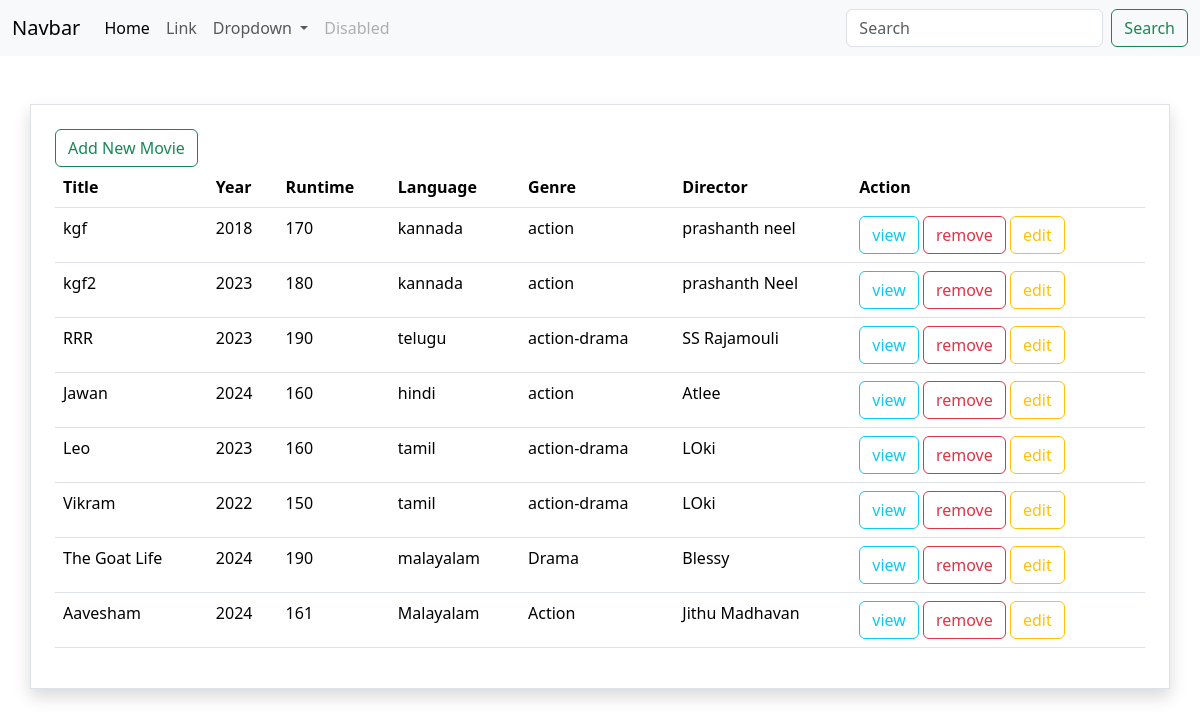
Screenshot of /movies/all with the database file from the repository.
### myapp/models.py (models this page shows, shortened)
class Movie(models.Model):
    title=models.CharField(max_length=200)
    year=models.CharField(max_length=200)
    director=models.CharField(max_length=200)
    run_time=models.PositiveIntegerField()
    language=models.CharField(max_length=200)
    genre=models.CharField(max_length=200)

### myapp/views.py (the view)
# urls.py: path('movies/all',views.MovieListView.as_view(),name="movie-list"),
class MovieListView(View):
    def get(self,request,*args,**kwargs):
        qs=Movie.objects.all()
        return render(request,"movielist.html",{"data":qs})

### myapp/templates/movielist.html (shortened to what this page needs)
{%extends 'base.html'%}
{%block main_block%}
<div class="container border p-4 shadow mt-5" >
        <a href="{%url 'movie-create' %}" class="btn btn-outline-success">Add New Movie</a>
        <table class="table">
                <tr>
                        <th>Title</th>
                        <th>Year</th>
                        <th>Runtime</th>
                        <th>Language</th>
                        <th>Genre</th>
                        <th>Director</th>
                        <th>Action</th>
                </tr>
                {%for m in data%}
                   <tr>
                        <td>{{m.title}}</td>
                        <td>{{m.year}}</td>
                        <td>{{m.run_time}}</td>
                        <td>{{m.language}}</td>
                        <td>{{m.genre}}</td>
                        <td>{{m.director}}</td>
                        <td>
                                <a href="{%url 'movie-detail' m.id%}" class="btn btn-outline-info">view</a>
                                <a href="{%url 'movie-delete' m.id%}" class="btn btn-outline-danger">remove</a>
                                <a href="{%url 'movie-edit' m.id%}" class="btn btn-outline-warning">edit</a>
                        </td>
                   </tr>
                {%endfor%}
        </table>
{%endblock%}

### myapp/templates/base.html (shortened to what this page needs)
<!DOCTYPE html>
<html lang="en">
<head>
    <link href="https://cdn.jsdelivr.net/npm/bootstrap@5.3.3/dist/css/bootstrap.min.css" rel="stylesheet">
</head>
<body>
    <nav class="navbar navbar-expand-lg bg-body-tertiary">
        <div class="container-fluid">
          <a class="navbar-brand" href="#">Navbar</a>
          <div class="collapse navbar-collapse" id="navbarSupportedContent">
            <ul class="navbar-nav me-auto mb-2 mb-lg-0">
              <li class="nav-item">
                <a class="nav-link active" aria-current="page" href="#">Home</a>
              </li>
              <li class="nav-item">
                <a class="nav-link" href="#">Link</a>
              </li>
              <li class="nav-item dropdown">
                <a class="nav-link dropdown-toggle" href="#" role="button" data-bs-toggle="dropdown" aria-expanded="false">
                  Dropdown
                </a>
              </li>
              <li class="nav-item">
                <a class="nav-link disabled" aria-disabled="true">Disabled</a>
              </li>
            </ul>
            <form class="d-flex" role="search">
              <input class="form-control me-2" type="search" placeholder="Search" aria-label="Search">
              <button class="btn btn-outline-success" type="submit">Search</button>
            </form>
          </div>
        </div>
      </nav>
      {%block main_block%}
      {%endblock%}
</body>
</html>

### rows the page displays
Movie: title "kgf", year "2018", run_time "170", language "kannada", genre "action", director "prashanth neel"
Movie: title "kgf2", year "2023", run_time "180", language "kannada", genre "action", director "prashanth Neel"
Movie: title "RRR", year "2023", run_time "190", language "telugu", genre "action-drama", director "SS Rajamouli"
Movie: title "Jawan", year "2024", run_time "160", language "hindi", genre "action", director "Atlee"
Movie: title "Leo", year "2023", run_time "160", language "tamil", genre "action-drama", director "LOki"
Movie: title "Vikram", year "2022", run_time "150", language "tamil", genre "action-drama", director "LOki"
Movie: title "The Goat Life", year "2024", run_time "190", language "malayalam", genre "Drama", director "Blessy"
Movie: title "Aavesham", year "2024", run_time "161", language "Malayalam", genre "Action", director "Jithu Madhavan"
